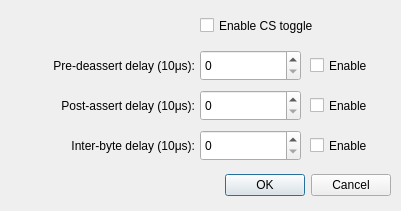
<?xml version="1.0" encoding="UTF-8"?>
<ui version="4.0">
 <class>DelaysDialog</class>
 <widget class="QDialog" name="DelaysDialog">
  <property name="geometry">
   <rect>
    <x>0</x>
    <y>0</y>
    <width>401</width>
    <height>211</height>
   </rect>
  </property>
  <property name="minimumSize">
   <size>
    <width>401</width>
    <height>211</height>
   </size>
  </property>
  <property name="maximumSize">
   <size>
    <width>401</width>
    <height>211</height>
   </size>
  </property>
  <property name="windowTitle">
   <string>SPI Delays Configuration</string>
  </property>
  <property name="windowIcon">
   <iconset resource="resources.qrc">
    <normaloff>:/icons/icons/active64.png</normaloff>
    <normalon>:/icons/icons/active64.png</normalon>
    <disabledoff>:/icons/icons/greyed64.png</disabledoff>
    <disabledon>:/icons/icons/greyed64.png</disabledon>
    <activeoff>:/icons/icons/active64.png</activeoff>
    <activeon>:/icons/icons/active64.png</activeon>
    <selectedoff>:/icons/icons/selected64.png</selectedoff>
    <selectedon>:/icons/icons/selected64.png</selectedon>:/icons/icons/active64.png</iconset>
  </property>
  <property name="locale">
   <locale language="English" country="UnitedStates"/>
  </property>
  <widget class="QDialogButtonBox" name="buttonBox">
   <property name="geometry">
    <rect>
     <x>10</x>
     <y>170</y>
     <width>381</width>
     <height>31</height>
    </rect>
   </property>
   <property name="orientation">
    <enum>Qt::Horizontal</enum>
   </property>
   <property name="standardButtons">
    <set>QDialogButtonBox::Cancel|QDialogButtonBox::Ok</set>
   </property>
  </widget>
  <widget class="QCheckBox" name="checkBoxCSToggle">
   <property name="geometry">
    <rect>
     <x>200</x>
     <y>15</y>
     <width>191</width>
     <height>21</height>
    </rect>
   </property>
   <property name="text">
    <string>Enable CS toggle</string>
   </property>
  </widget>
  <widget class="QCheckBox" name="checkBoxPreDeassertDelay">
   <property name="geometry">
    <rect>
     <x>310</x>
     <y>55</y>
     <width>81</width>
     <height>21</height>
    </rect>
   </property>
   <property name="text">
    <string>Enable</string>
   </property>
  </widget>
  <widget class="QCheckBox" name="checkBoxPostAssertDelay">
   <property name="geometry">
    <rect>
     <x>310</x>
     <y>95</y>
     <width>81</width>
     <height>21</height>
    </rect>
   </property>
   <property name="text">
    <string>Enable</string>
   </property>
  </widget>
  <widget class="QCheckBox" name="checkBoxInterByteDelay">
   <property name="geometry">
    <rect>
     <x>310</x>
     <y>135</y>
     <width>81</width>
     <height>21</height>
    </rect>
   </property>
   <property name="text">
    <string>Enable</string>
   </property>
  </widget>
  <widget class="QSpinBox" name="spinBoxPreDeassertDelay">
   <property name="geometry">
    <rect>
     <x>200</x>
     <y>50</y>
     <width>101</width>
     <height>31</height>
    </rect>
   </property>
   <property name="maximum">
    <number>65535</number>
   </property>
   <property name="singleStep">
    <number>1</number>
   </property>
  </widget>
  <widget class="QSpinBox" name="spinBoxPostAssertDelay">
   <property name="geometry">
    <rect>
     <x>200</x>
     <y>90</y>
     <width>101</width>
     <height>31</height>
    </rect>
   </property>
   <property name="maximum">
    <number>65535</number>
   </property>
   <property name="singleStep">
    <number>1</number>
   </property>
  </widget>
  <widget class="QSpinBox" name="spinBoxInterByteDelay">
   <property name="geometry">
    <rect>
     <x>200</x>
     <y>130</y>
     <width>101</width>
     <height>31</height>
    </rect>
   </property>
   <property name="maximum">
    <number>65535</number>
   </property>
   <property name="singleStep">
    <number>1</number>
   </property>
  </widget>
  <widget class="QLabel" name="labelPreDeassertDelay">
   <property name="geometry">
    <rect>
     <x>10</x>
     <y>57</y>
     <width>185</width>
     <height>17</height>
    </rect>
   </property>
   <property name="text">
    <string>Pre-deassert delay (10μs):</string>
   </property>
   <property name="alignment">
    <set>Qt::AlignRight|Qt::AlignTrailing|Qt::AlignVCenter</set>
   </property>
  </widget>
  <widget class="QLabel" name="labelPostAssertDelay">
   <property name="geometry">
    <rect>
     <x>10</x>
     <y>97</y>
     <width>185</width>
     <height>17</height>
    </rect>
   </property>
   <property name="text">
    <string>Post-assert delay (10μs):</string>
   </property>
   <property name="alignment">
    <set>Qt::AlignRight|Qt::AlignTrailing|Qt::AlignVCenter</set>
   </property>
  </widget>
  <widget class="QLabel" name="labelInterByteDelay">
   <property name="geometry">
    <rect>
     <x>10</x>
     <y>137</y>
     <width>185</width>
     <height>17</height>
    </rect>
   </property>
   <property name="text">
    <string>Inter-byte delay (10μs):</string>
   </property>
   <property name="alignment">
    <set>Qt::AlignRight|Qt::AlignTrailing|Qt::AlignVCenter</set>
   </property>
  </widget>
 </widget>
 <resources>
  <include location="resources.qrc"/>
 </resources>
 <connections>
  <connection>
   <sender>buttonBox</sender>
   <signal>accepted()</signal>
   <receiver>DelaysDialog</receiver>
   <slot>accept()</slot>
   <hints>
    <hint type="sourcelabel">
     <x>190</x>
     <y>185</y>
    </hint>
    <hint type="destinationlabel">
     <x>190</x>
     <y>105</y>
    </hint>
   </hints>
  </connection>
  <connection>
   <sender>buttonBox</sender>
   <signal>rejected()</signal>
   <receiver>DelaysDialog</receiver>
   <slot>reject()</slot>
   <hints>
    <hint type="sourcelabel">
     <x>190</x>
     <y>185</y>
    </hint>
    <hint type="destinationlabel">
     <x>190</x>
     <y>105</y>
    </hint>
   </hints>
  </connection>
 </connections>
</ui>
